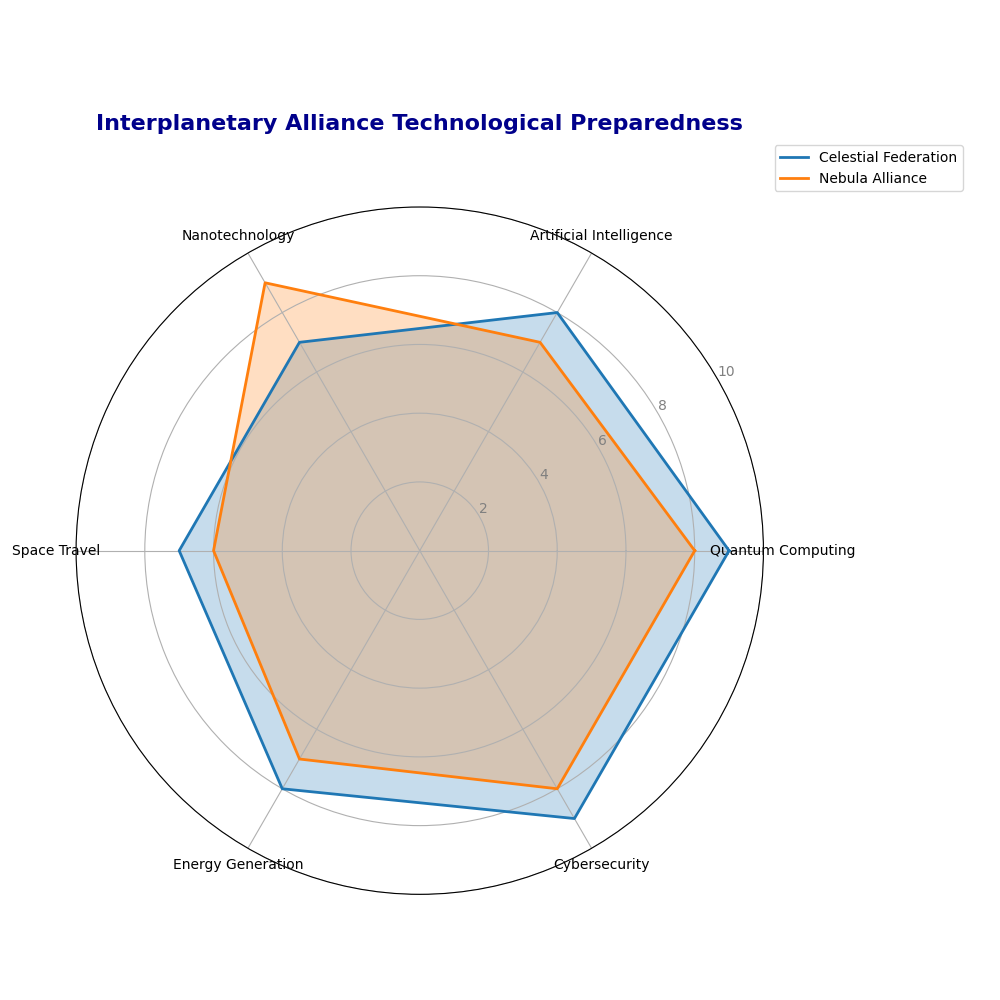

The script that drew this image:
import numpy as np
import matplotlib.pyplot as plt
from math import pi

# Define the technological domains
domains = [
    'Quantum Computing', 'Artificial Intelligence', 'Nanotechnology',
    'Space Travel', 'Energy Generation', 'Cybersecurity'
]

# Data representing the capabilities of different civilizations (on a scale of 1 to 10)
civilization_1 = [9, 8, 7, 7, 8, 9]  # Celestial Federation
civilization_3 = [8, 7, 9, 6, 7, 8]  # Nebula Alliance

# Combine data
data = np.vstack([civilization_1, civilization_3])

# Civilization names for the legend
civilizations = ['Celestial Federation', 'Nebula Alliance']

# Number of domains
num_domains = len(domains)

# Calculate angle for each domain
angles = np.linspace(0, 2 * np.pi, num_domains, endpoint=False).tolist()

# Function to create a radar chart
def create_radar_chart(ax, data, categories, labels):
    angles_with_closure = angles + angles[:1]
    for i, group in enumerate(data):
        values = np.append(group, group[0])
        ax.plot(angles_with_closure, values, linewidth=2, linestyle='solid', label=labels[i])
        ax.fill(angles_with_closure, values, alpha=0.25)
    plt.xticks(angles, categories, size=10)
    ax.set_rlabel_position(30)
    plt.yticks([2, 4, 6, 8, 10], ["2", "4", "6", "8", "10"], color="grey", size=10)
    plt.ylim(0, 10)

# Main function to set up plots
def main():
    fig, ax = plt.subplots(figsize=(10, 10), subplot_kw=dict(polar=True))

    create_radar_chart(ax, data, domains, civilizations)
    
    plt.title("Interplanetary Alliance Technological Preparedness", 
              size=16, color='darkblue', y=1.1, fontweight='bold')
    plt.legend(loc='upper right', bbox_to_anchor=(1.3, 1.1))

    plt.tight_layout()
    plt.show()

main()
